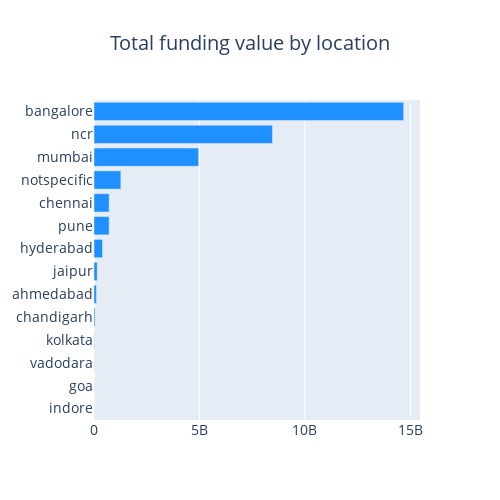

The cell this chart's notebook holds for it:
### Markdown cell above
* NCR & Bangalore are almost equal to each other with respect to number of funding deals followed by Mumbai in third place.
    
* Chennai, Hyderabad & Pune are the next set of cities are that are catching up.

### Code cell
# subsetting the data with respec to City
cnt_df = newdf.groupby('City')['CleanedAmount'].agg(["size", "sum", "mean"])
cnt_df = cnt_df.sort_values(by="size", ascending=False)
cnt_df = cnt_df.iloc[:14,:]

# plotting a graph
cnt_srs = cnt_df['sum']
cnt_srs = cnt_srs.sort_values(ascending=False)
layout = go.Layout(
    title=go.layout.Title(
        text="Total funding value by location",
        x=0.5
    ),
    font=dict(size=14),
    width=500,
    height=500,
)

data = [horizontal_bar_chart(cnt_srs, "#1E90FF")]
fig = go.Figure(data=data, layout=layout)
py.iplot(fig, filename="funding")

### Figure 1 — Plotly figure (JSON) as saved in the notebook; plotly's stock layout.template omitted (floating-point values rounded to 4 significant figures)
{"data": [{"marker": {"color": "#1E90FF"}, "orientation": "h", "showlegend": false, "type": "bar", "x": [4664008, 4976004, 6770004, 15972011, 47095005, 113625011, 152719016, 401649257, 717547035, 718744023, 1271818913, 4958409181, 8462000000.0, 14679651121], "y": ["indore", "goa", "vadodara", "kolkata", "chandigarh", "ahmedabad", "jaipur", "hyderabad", "pune", "chennai", "notspecific", "mumbai", "ncr", "bangalore"]}], "layout": {"font": {"size": 14}, "height": 500, "title": {"text": "Total funding value by location", "x": 0.5}, "width": 500}}
